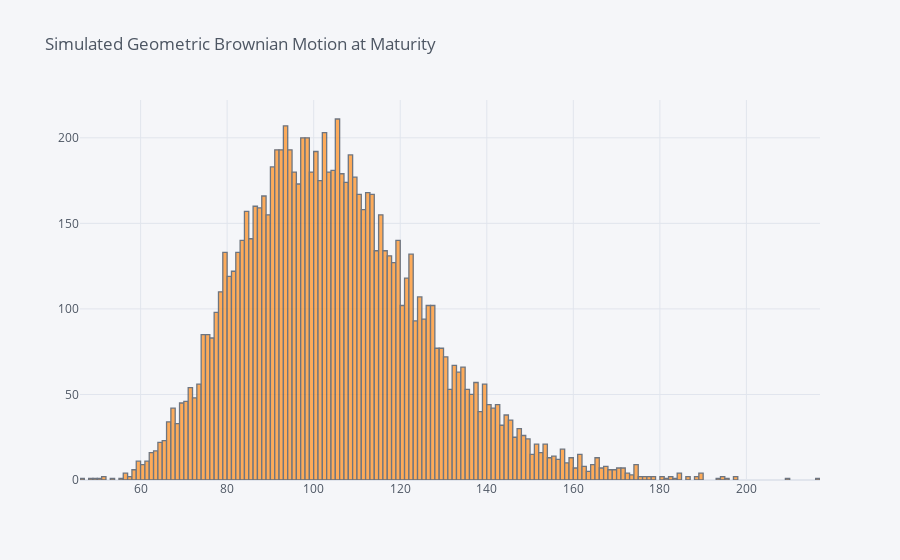

The notebook cell saved with this chart:
### Markdown cell above
The paths simulated earlier are now used to produce a distribution at expiry, i.e. $S_{T}$

### Code cell
# Plot the histogram of the simulated price path at maturity
price_path.iloc[-1].iplot(kind='histogram', title= 'Simulated Geometric Brownian Motion at Maturity', bins=200)

### Figure 1 — Plotly figure (JSON) as saved in the notebook; plotly's stock layout.template omitted (floating-point values rounded to 4 significant figures; data arrays with more than 128 entries replaced by an {"elided": "..."} marker saying what was removed)
{"data": [{"histfunc": "count", "histnorm": "", "marker": {"color": "rgba(255, 153, 51, 1.0)", "line": {"color": "#4D5663", "width": 1.3}}, "name": "251", "nbinsx": 200, "opacity": 0.8, "orientation": "v", "type": "histogram", "x": {"elided": "10000 float values"}}], "layout": {"barmode": "overlay", "legend": {"bgcolor": "#F5F6F9", "font": {"color": "#4D5663"}}, "paper_bgcolor": "#F5F6F9", "plot_bgcolor": "#F5F6F9", "title": {"font": {"color": "#4D5663"}, "text": "Simulated Geometric Brownian Motion at Maturity"}, "xaxis": {"gridcolor": "#E1E5ED", "showgrid": true, "tickfont": {"color": "#4D5663"}, "title": {"font": {"color": "#4D5663"}, "text": ""}, "zerolinecolor": "#E1E5ED"}, "yaxis": {"gridcolor": "#E1E5ED", "showgrid": true, "tickfont": {"color": "#4D5663"}, "title": {"font": {"color": "#4D5663"}, "text": ""}, "zerolinecolor": "#E1E5ED"}}}
